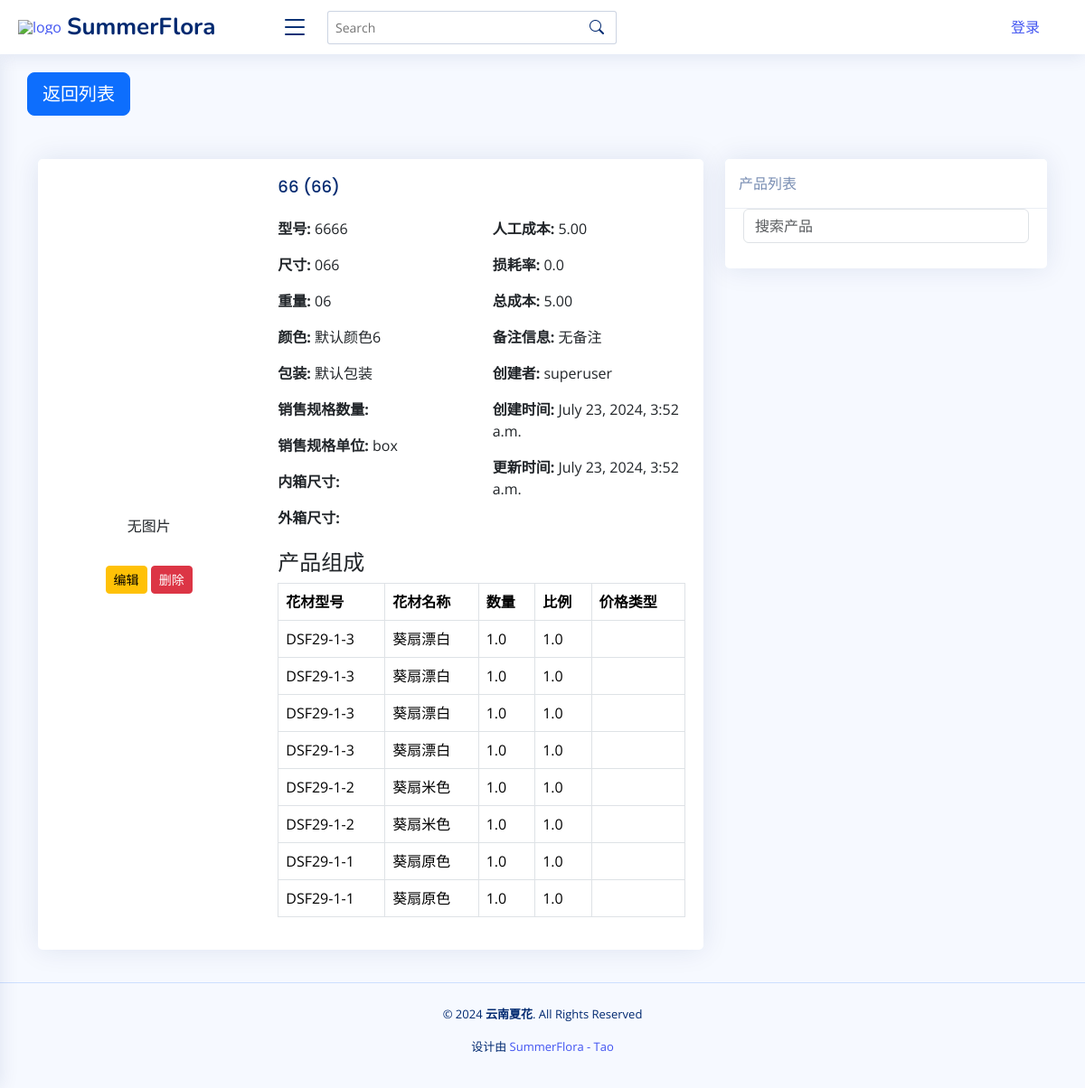
The page /product_details/6666/ on the database as committed earlier.
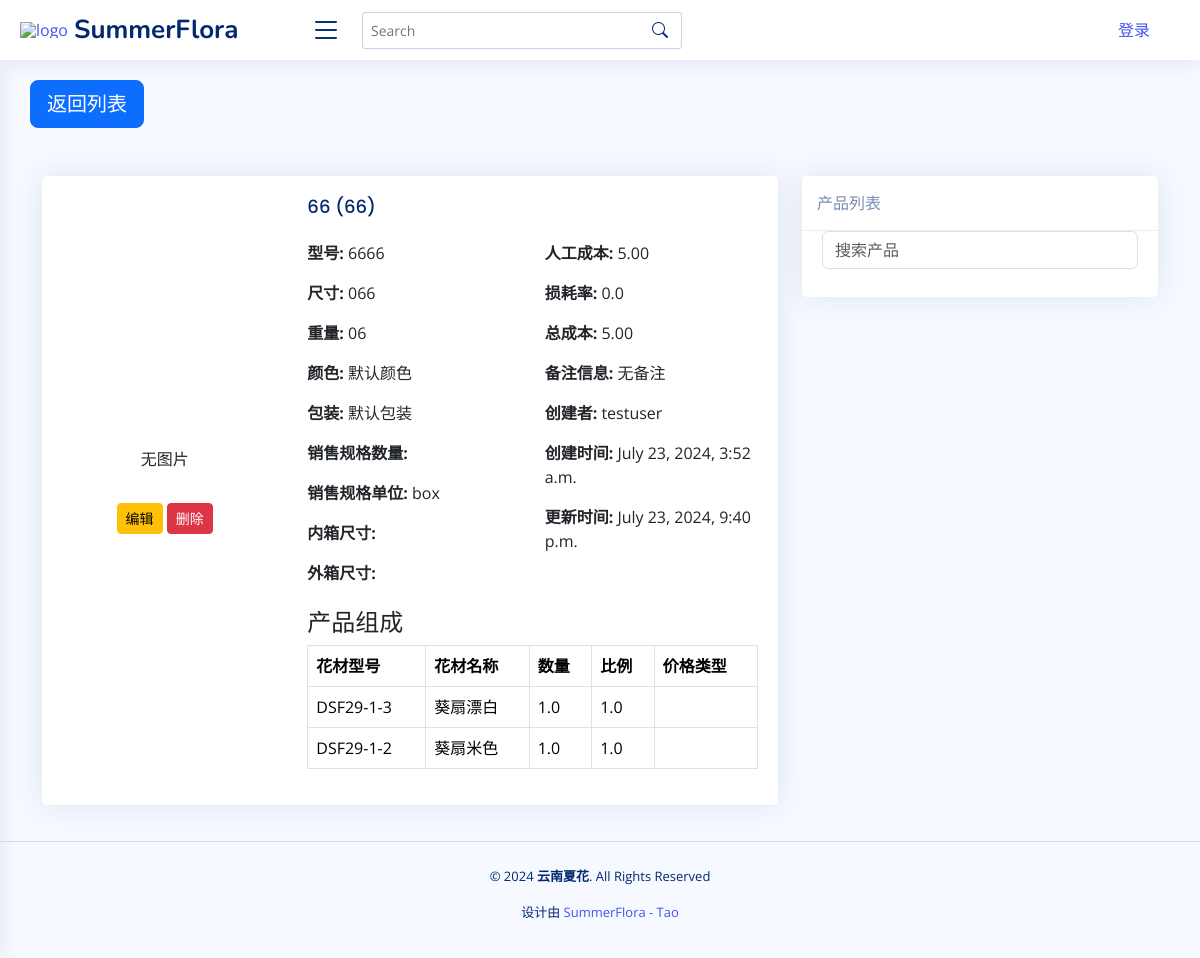
The same page on the database as committed later.
### app01/models.py (models this page shows, shortened)
class Product(models.Model):
    model = models.CharField(
        max_length=100, blank=False, default="Product0000", primary_key=True
    )
    image = models.ImageField(
        upload_to="products/", null=True, blank=True, default=None
    )
    materials = models.ManyToManyField("FlowerMaterial", through="ProductMaterial")
    chinese_name = models.CharField(max_length=200)
    english_name = models.CharField(max_length=200)
    size = models.CharField(max_length=200, blank=True, default="0")
    weight = models.CharField(max_length=200, blank=True, default="0")
    color = models.CharField(max_length=200, blank=True, default="默认颜色")
    Package = models.CharField(max_length=200, blank=True, default="默认包装")
    sale_spec_quantity = models.CharField(
        max_length=200, help_text="销售规格的数字", blank=True, default=""
    )
    sale_spec_unit = models.CharField(
        max_length=10,
        help_text="销售规格的单位",
        choices=[("box", "box"), ("pcs", "pcs"), ("g", "g"), ("kg", "kg")],
        blank=True,
        null=True,
        default="box",
    )
    inner_box_long = models.FloatField(
        help_text="长度，单位：cm", null=True, blank=True, default=0.0
    )
    inner_box_width = models.FloatField(
        help_text="宽度，单位：cm", null=True, blank=True, default=0.0
    )
    inner_box_height = models.FloatField(
        help_text="高度，单位：cm", null=True, blank=True, default=0.0
    )
    outer_box_length = models.FloatField(
        help_text="长度，单位：cm", null=True, blank=True, default=0.0
    )
    outer_box_width = models.FloatField(
        help_text="宽度，单位：cm", null=True, blank=True, default=0.0
    )
    outer_box_height = models.FloatField(
        help_text="高度，单位：cm", null=True, blank=True, default=0.0
    )
    labor_cost = models.DecimalField(max_digits=10, decimal_places=2, default=0.0)
    loss_rate = models.FloatField(default=0.0)
    profit_margin = models.DecimalField(max_digits=5, decimal_places=2, default=0.0)
    description = models.CharField(max_length=200, blank=True, default="无备注")
    created_by = models.ForeignKey(
        settings.AUTH_USER_MODEL,
        on_delete=models.SET_NULL,
        null=True,
        blank=True,
        default=None,
    )
    created_at = models.DateTimeField(editable=False)
    updated_at = models.DateTimeField()
    @property
    def inner_box_size(self):
        return (
            f"{self.inner_box_long} * {self.inner_box_width} * {self.inner_box_height} cm"
            if self.inner_box_long and self.inner_box_width and self.inner_box_height
            else ""
        )
    @property
    def outer_box_size(self):
        return (
            f"{self.outer_box_length} * {self.outer_box_width} * {self.outer_box_height} cm"
            if self.outer_box_length and self.outer_box_width and self.outer_box_height
            else ""
        )
    @property
    def cost(self):
        total_cost = Decimal(0)
        for material in self.productmaterial_set.all():
            material_cost = (
                material.flower_material.cost_price
                * Decimal(material.quantity)
                * Decimal(material.ratio)
            )
            total_cost += material_cost
        total_cost += self.labor_cost
        total_cost *= Decimal(1 + self.loss_rate)
        return total_cost

class ProductMaterial(models.Model):
    product = models.ForeignKey(Product, on_delete=models.CASCADE)
    flower_material = models.ForeignKey(FlowerMaterial, on_delete=models.CASCADE)
    quantity = models.FloatField(default=1.0)
    ratio = models.FloatField(default=1.0)

class FlowerMaterial(models.Model):
    model = models.CharField(
        max_length=100, blank=False, default="Material0000", primary_key=True
    )
    category = models.ForeignKey(
        Category, on_delete=models.SET_NULL, null=True, default="默认类型"
    )
    image = models.ImageField(upload_to="images/", null=True, blank=True, default=None)
    chinese_name = models.CharField(max_length=200, null=True, blank=True, default="")
    english_name = models.CharField(max_length=200, null=True, blank=True, default="")
    scientific_name = models.CharField(
        max_length=200, null=True, blank=True, default=""
    )
    color = models.CharField(max_length=200, null=True, blank=True, default="")
    chineses_specifications = models.CharField(
        max_length=200, null=True, blank=True, default="无中文规格"
    )
    size = models.CharField(
        max_length=200, help_text="单位：cm", blank=True, default=""
    )
    weight = models.CharField(
        max_length=200, help_text="单位：g", blank=True, default=""
    )
    sale_spec_quantity = models.CharField(
        max_length=200, help_text="销售规格的数字", blank=True, default=""
    )
    sale_spec_unit = models.CharField(
        max_length=10,
        help_text="销售规格的单位",
        choices=[("pcs", "pcs"), ("g", "g"), ("box", "box"), ("kg", "kg")],
        blank=True,
        null=True,
        default="pcs",
    )
    process = models.ForeignKey(
        Process, on_delete=models.SET_NULL, null=True, blank=True, default=None
    )
    outer_box_length = models.FloatField(
        help_text="长度，单位：cm", null=True, blank=True, default=0.0
    )
    outer_box_width = models.FloatField(
        help_text="宽度，单位：cm", null=True, blank=True, default=0.0
    )
    outer_box_height = models.FloatField(
        help_text="高度，单位：cm", null=True, blank=True, default=0.0
    )
    packing_quantity = models.IntegerField(
        help_text="单位：qty", null=True, blank=True, default=0
    )
    grade = models.ForeignKey(
        Grade, on_delete=models.SET_NULL, null=True, blank=True, default=None
    )
    supplier = models.ForeignKey(
        Supplier, on_delete=models.SET_NULL, null=True, blank=True, default=None
    )
    cost_price = models.DecimalField(
        max_digits=10, decimal_places=2, null=True, blank=True, default=0.0
    )  # 成本价
    price_one = models.DecimalField(
        max_digits=10, decimal_places=2, null=True, blank=True, default=0.0
    )
    price_two = models.DecimalField(
        max_digits=10, decimal_places=2, null=True, blank=True, default=0.0
    )
    created_by = models.ForeignKey(
        settings.AUTH_USER_MODEL,
        on_delete=models.SET_NULL,
        null=True,
        blank=True,
        default=None,
    )
    created_at = models.DateTimeField(editable=False)
    updated_at = models.DateTimeField()

class CustomUser(AbstractUser):
    def __str__(self):
        return self.username

### app01/views.py (the view)
# urls.py: path("product_details/<str:model>/", views.product_details, name="product_details"),
def product_details(request, model):
    product = get_object_or_404(Product, model=model)
    materials = product.productmaterial_set.all()
    context = {
        "product": product,
        "materials": materials,
        "current_user": request.user,
    }
    return render(request, "product_details.html", context)

### app01/templates/product_details.html (shortened to what this page needs)
{% extends 'base.html' %}
{% load static %}
{% block content %}
  <a href="/product_list" class="btn btn-primary btn-lg" style="margin-left:auto">返回列表</a>
  <div class="container mt-5">
    <div class="row">
      <div class="col-md-8">
        <div class="card mb-3">
          <div class="row g-0">
            <div class="col-md-4 d-flex flex-column justify-content-center align-items-center">
              {% if product.image %}
                <img src="{{ product.image.url }}" class="img-fluid rounded-start" alt="{{ product.chinese_name }}" />
              {% else %}
                <p>无图片</p>
              {% endif %}
              <div class="mt-3">
                <a href="{% url 'edit_product' product.model %}" class="btn btn-sm btn-warning">编辑</a>
                <a href="{% url 'delete_product' product.model %}" class="btn btn-sm btn-danger">删除</a>
              </div>
            </div>
            <div class="col-md-8">
              <div class="card-body">
                <h5 class="card-title">{{ product.chinese_name }} ({{ product.english_name }})</h5>
                <div class="row">
                  <div class="col-6">
                    <p class="card-text">
                      <strong>型号:</strong> {{ product.model }}
                    </p>
                    <p class="card-text">
                      <strong>尺寸:</strong> {{ product.size }}
                    </p>
                    <p class="card-text">
                      <strong>重量:</strong> {{ product.weight }}
                    </p>
                    <p class="card-text">
                      <strong>颜色:</strong> {{ product.color }}
                    </p>
                    <p class="card-text">
                      <strong>包装:</strong> {{ product.Package }}
                    </p>
                    <p class="card-text">
                      <strong>销售规格数量:</strong> {{ product.sale_spec_quantity }}
                    </p>
                    <p class="card-text">
                      <strong>销售规格单位:</strong> {{ product.get_sale_spec_unit_display }}
                    </p>
                    <p class="card-text">
                      <strong>内箱尺寸:</strong> {{ product.inner_box_size }}
                    </p>
                    <p class="card-text">
                      <strong>外箱尺寸:</strong> {{ product.outer_box_size }}
                    </p>
                  </div>
                  <div class="col-6">
                    <p class="card-text">
                      <strong>人工成本:</strong> {{ product.labor_cost }}
                    </p>
                    <p class="card-text">
                      <strong>损耗率:</strong> {{ product.loss_rate }}
                    </p>
                    <p class="card-text">
                      <strong>总成本:</strong> {{ product.cost }}
                    </p>
                    <p class="card-text">
                      <strong>备注信息:</strong> {{ product.description }}
                    </p>
                    <p class="card-text">
                      <strong>创建者:</strong> {{ product.created_by }}
                    </p>
                    <p class="card-text">
                      <strong>创建时间:</strong> {{ product.created_at }}
                    </p>
                    <p class="card-text">
                      <strong>更新时间:</strong> {{ product.updated_at }}
                    </p>
                  </div>
                </div>
                <h4 class="mt-4">产品组成</h4>
                <table class="table table-bordered">
                  <thead>
                    <tr>
                      <th>花材型号</th>
                      <th>花材名称</th>
                      <th>数量</th>
                      <th>比例</th>
                      <th>价格类型</th>
                    </tr>
                  </thead>
                  <tbody>
                    {% for material in materials %}
                    <tr>
                      <td>{{ material.flower_material.model }}</td>
                      <td>{{ material.flower_material.chinese_name }}</td>
                      <td>{{ material.quantity }}</td>
                      <td>{{ material.ratio }}</td>
                      <td>{{ material.get_price_type_display }}</td>
                    </tr>
                    {% endfor %}
                  </tbody>
                </table>
              </div>
            </div>
          </div>
        </div>
      </div>
      <div class="col-md-4">
        <div class="position-sticky" style="top: 1rem;">
          <div class="card">
            <div class="card-header">产品列表</div>
            <div class="card-body" style="max-height: 500px; overflow-y: auto;">
              <input type="text" class="form-control mb-2" id="searchProduct" placeholder="搜索产品" />
            </div>
          </div>
        </div>
      </div>
    </div>
  </div>
{% endblock %}

### app01/templates/base.html (shortened to what this page needs)
<!DOCTYPE html>
<html lang="en">
<head>
    {% load static %}
    <link href="https://cdn.jsdelivr.net/npm/simple-datatables@latest/dist/style.css" rel="stylesheet" type="text/css">
    <link href="{% static 'assets/vendor/bootstrap/css/bootstrap.min.css' %}" rel="stylesheet">
    <link href="{% static 'assets/vendor/bootstrap-icons/bootstrap-icons.css' %}" rel="stylesheet">
    <link href="{% static 'assets/vendor/boxicons/css/boxicons.min.css' %}" rel="stylesheet">
    <link href="{% static 'assets/vendor/quill/quill.snow.css' %}" rel="stylesheet">
    <link href="{% static 'assets/vendor/quill/quill.bubble.css' %}" rel="stylesheet">
    <link href="{% static 'assets/vendor/remixicon/remixicon.css' %}" rel="stylesheet">
    <link href="{% static 'assets/vendor/simple-datatables/style.css' %}" rel="stylesheet">
    <link href="https://cdn.quilljs.com/1.3.6/quill.snow.css" rel="stylesheet">
    <link href="{% static 'assets/css/style.css' %}" rel="stylesheet">
</head>
<body>
<header id="header" class="header fixed-top d-flex align-items-center">
    <div class="d-flex align-items-center justify-content-between">
        <a href="/home" class="logo d-flex align-items-center">
            <img src="/static/assets/web_picture/flora logo.jpg" alt="logo">
            <span class="d-none d-lg-block">SummerFlora</span>
        </a>
        <i class="bi bi-list toggle-sidebar-btn"></i>
    </div>
    <div class="search-bar">
        <form class="search-form d-flex align-items-center" method="POST" action="#">
            <input type="text" name="query" placeholder="Search" title="Enter search keyword">
            <button type="submit" title="Search"><i class="bi bi-search"></i></button>
        </form>
    </div>
<div class="header-user ms-auto" style="margin-right: 50px;">
    {% if current_user.is_authenticated %}
    <div class="dropdown">
        <button class="dropbtn">
            <i class="bi bi-person"></i>
            <span class="username">{{ current_user.username }}</span>
        </button>
        <div class="dropdown-content">
            <a href="{% url 'profile' %}">账户信息</a>
            <a href="/login">退出登录</a>
        </div>
    </div>
    {% else %}
    <a href="/login">登录</a>
    {% endif %}
</div>
</header>
  <main id="main" class="main">
    {% block content %}{% endblock content %}
  </main>
  <footer id="footer" class="footer">
     <div class="credits text-center">
                <p>© 2024 <strong><span>云南夏花</span></strong>. All Rights Reserved</p>
                <p>设计由 <a href="https://bootstrapmade.com/"> SummerFlora - Tao</a></p>
              </div>
  </footer>
</body>
</html>

### app01/static/assets/css/style.css (style rules this page uses)
:root { scroll-behavior: smooth; }
body { font-family: "Open Sans", sans-serif; background: #f6f9ff; color: #444444; }
a { color: #4154f1; text-decoration: none; }
h1, h2, h3, h4, h5, h6 { font-family: "Nunito", sans-serif; }
#main { margin-top: 60px; padding: 20px 30px; transition: all 0.3s; }
.card { margin-bottom: 30px; border: none; border-radius: 5px; box-shadow: 0px 0 30px rgba(1, 41, 112, 0.1); }
.card-header, .card-footer { border-color: #ebeef4; background-color: #fff; color: #798eb3; padding: 15px; }
.card-title { padding: 20px 0 15px 0; font-size: 18px; font-weight: 500; color: #012970; font-family: "Poppins", sans-serif; }
.card-body { padding: 0 20px 20px 20px; }
.logo { line-height: 1; }
@media (min-width: 1200px) { .logo { width: 280px; } }
.logo img { max-height: 26px; margin-right: 6px; }
.logo span { font-size: 26px; font-weight: 700; color: #012970; font-family: "Nunito", sans-serif; }
.header { transition: all 0.5s; z-index: 997; height: 60px; box-shadow: 0px 2px 20px rgba(1, 41, 112, 0.1); background-color: #fff; padding-left: 20px; }
.header .toggle-sidebar-btn { font-size: 32px; padding-left: 10px; cursor: pointer; color: #012970; }
.header .search-bar { min-width: 360px; padding: 0 20px; }
.header .search-form { width: 100%; }
.header .search-form input { border: 0; font-size: 14px; color: #012970; border: 1px solid rgba(1, 41, 112, 0.2); padding: 7px 38px 7px 8px; border-radius: 3px; transition: 0.3s; width: 100%; }
.header .search-form button { border: 0; padding: 0; margin-left: -30px; background: none; }
.header .search-form button i { color: #012970; }
@media (min-width: 1200px) { #main, #footer { margin-left: 10px; } }
@media (min-width: 1200px) { .toggle-sidebar #main, .toggle-sidebar #footer { margin-left: 0; } }
.footer { padding: 20px 0; font-size: 14px; transition: all 0.3s; border-top: 1px solid #cddfff; }
.footer .credits { padding-top: 5px; text-align: center; font-size: 13px; color: #012970; }

Rows that differ between the two databases and show on the page:
removed ProductMaterial: flower_material.model "DSF29-1-3", flower_material.chinese_name "葵扇漂白", quantity "1.0", ratio "1.0"
removed ProductMaterial: flower_material.model "DSF29-1-3", flower_material.chinese_name "葵扇漂白", quantity "1.0", ratio "1.0"
removed ProductMaterial: flower_material.model "DSF29-1-3", flower_material.chinese_name "葵扇漂白", quantity "1.0", ratio "1.0"
removed ProductMaterial: flower_material.model "DSF29-1-2", flower_material.chinese_name "葵扇米色", quantity "1.0", ratio "1.0"
removed ProductMaterial: flower_material.model "DSF29-1-1", flower_material.chinese_name "葵扇原色", quantity "1.0", ratio "1.0"
removed ProductMaterial: flower_material.model "DSF29-1-1", flower_material.chinese_name "葵扇原色", quantity "1.0", ratio "1.0"
changed Product "默认包装": color "默认颜色6" → "默认颜色"; created_by "superuser" → "testuser"; updated_at "July 23, 2024, 3:52 a.m." → "July 23, 2024, 9:40 p.m."
